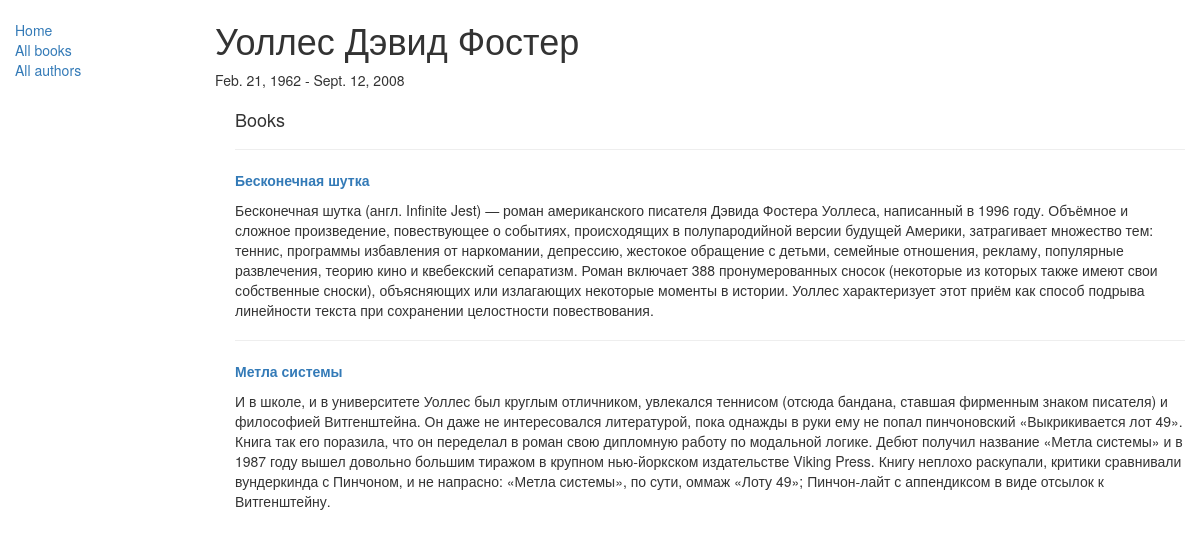
The app's page /catalog/author/1 with its own data.
### catalog/models.py (models this page shows, shortened)
class Author(models.Model):
    first_name = models.CharField(max_length=100)
    last_name = models.CharField(max_length=100)
    date_of_birth = models.DateField(null=True, blank=True)
    date_of_death = models.DateField('Died', null=True, blank=True)

class Book(models.Model):
    title = models.CharField(max_length=200)
    author = models.ForeignKey('Author', on_delete=models.SET_NULL, null=True)
    summary = models.TextField(max_length=1000, help_text="Enter a brief description of the book")
    isbn = models.CharField('ISBN',max_length=13, help_text='13 Character <a href="https://www.isbn-international.org/content/what-isbn">ISBN number</a>')
    genre = models.ManyToManyField(Genre, help_text="Select a genre for this book")
    def get_absolute_url(self):
        return reverse('book-detail', args=[str(self.id)])
    def display_genre(self):
        """
        Creates a string for the Genre. This is required to display genre in Admin.
        """
        return ', '.join([ genre.name for genre in self.genre.all()[:3] ])
    display_genre.short_description = 'Genre'

### catalog/views.py (the view)
# urls.py: url(r'^author/(?P<pk>\d+)$', views.AuthorDetailView.as_view(), name='author-detail'),
class AuthorDetailView(generic.DetailView):
    model = Author

### catalog/templates/catalog/author_detail.html
{% extends "base_generic.html" %}
{% block content %}
  <h1>{{ author.last_name }} {{ author.first_name }}</h1>
  <p>{{ author.date_of_birth }} - {{ author.date_of_death }}</p>
  <div style="margin-left:20px;margin-top:20px">
    <h4>Books</h4>
    {% for book in author.book_set.all %}
    <hr>
    <p><strong><a href="{{ book.get_absolute_url }}">{{ book.title }}</a> </strong></p>
    <p>{{book.summary}}</p>
    {% endfor %}
  </div>
{% endblock %}

### records on screen
Author: last_name "Уоллес", first_name "Дэвид Фостер", date_of_birth "Feb. 21, 1962", date_of_death "Sept. 12, 2008"
Book: title "Бесконечная шутка", summary "Бесконечная шутка (англ. Infinite Jest) — роман американского писателя Дэвида Фостера Уоллеса, написанный в 1996 году. Объёмное и сложное произведение, повествующее о событиях, происходящих в полупародийной версии будущей Америки, затрагивает множество тем: теннис, программы избавления от наркомании, депрессию, жестокое обращение с детьми, семейные отношения, рекламу, популярные развлечения, теорию кино и квебекский сепаратизм. Роман включает 388 пронумерованных сносок (некоторые из которых также имеют свои собственные сноски), объясняющих или излагающих некоторые моменты в истории. Уоллес характеризует этот приём как способ подрыва линейности текста при сохранении целостности повествования."
Book: title "Метла системы", summary "И в школе, и в университете Уоллес был круглым отличником, увлекался теннисом (отсюда бандана, ставшая фирменным знаком писателя) и философией Витгенштейна. Он даже не интересовался литературой, пока однажды в руки ему не попал пинчоновский «Выкрикивается лот 49». Книга так его поразила, что он переделал в роман свою дипломную работу по модальной логике. Дебют получил название «Метла системы» и в 1987 году вышел довольно большим тиражом в крупном нью-йоркском издательстве Viking Press. Книгу неплохо раскупали, критики сравнивали вундеркинда с Пинчоном, и не напрасно: «Метла системы», по сути, оммаж «Лоту 49»; Пинчон-лайт с аппендиксом в виде отсылок к Витгенштейну."
